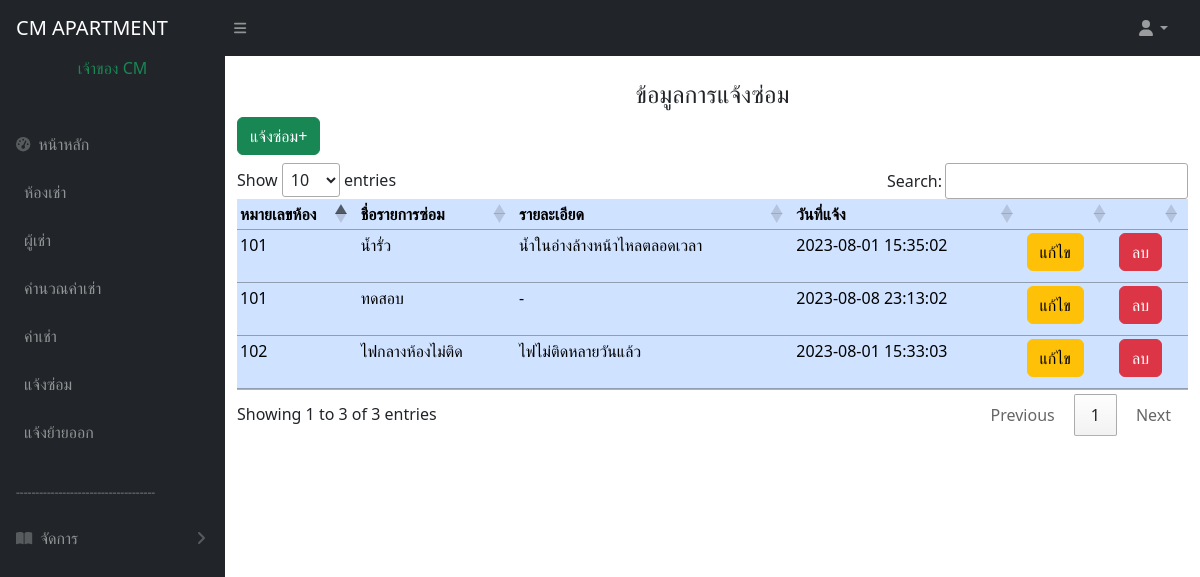
Before: /showrepair.php (signed in) with the older database file.
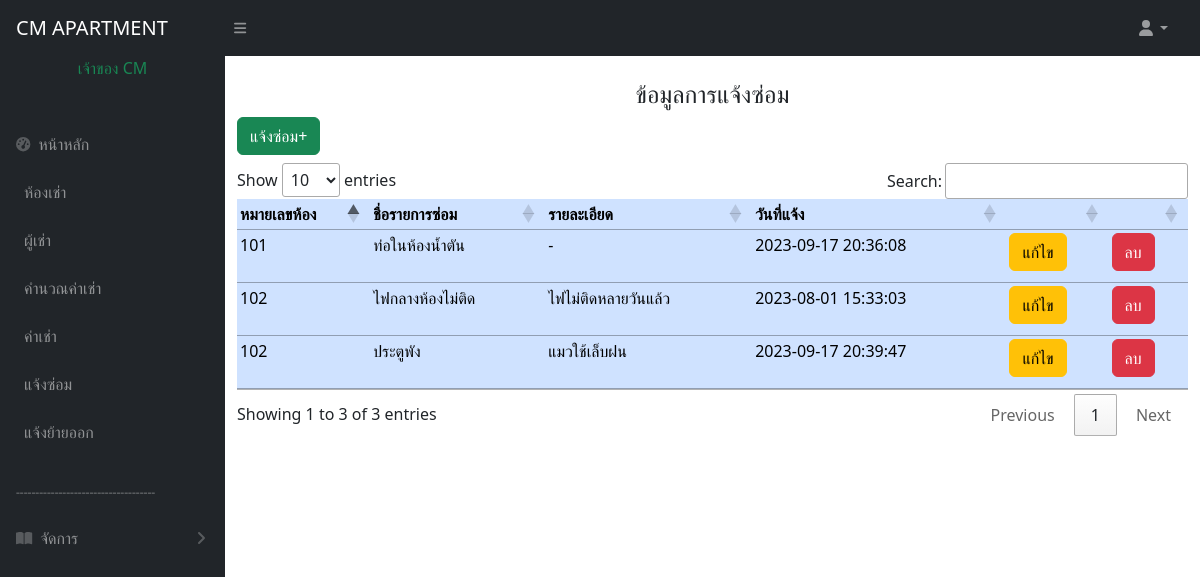
After: the same page with the newer database file.
### tables this page shows
CREATE TABLE `repair` (
  `id` int(11) NOT NULL,
  `id_room` int(11) NOT NULL,
  `crash` varchar(50) NOT NULL,
  `detail` varchar(50) NOT NULL,
  `date_crash` datetime NOT NULL DEFAULT current_timestamp(),
  `status` varchar(1000) NOT NULL
);

### showrepair.php (the view, shortened to what this page needs)
<!DOCTYPE html>
<html lang="en">
<head>
  <link href="https://cdn.jsdelivr.net/npm/simple-datatables@7.1.2/dist/style.min.css" rel="stylesheet" />
  <link href="css/styles.css" rel="stylesheet" />
  <link rel="stylesheet" href="https://cdn.datatables.net/1.11.5/css/jquery.dataTables.min.css">
</head>
<body class="sb-nav-fixed">
  <?php include 'menu.php'; ?>
  <div id="layoutSidenav_content">
    <main>
      <div class="container-md">
        <br>
        <div class="" role="alert">
          <h4>
            <center>ข้อมูลการแจ้งซ่อม
          </h4>
        </div>
        <a href="addrepair.php" class="btn btn-success mb-2">แจ้งซ่อม+</a>
        <table id="employeeTable" class="table table-primary" style="width:100%">
          <thead>
            <tr>
              <th>หมายเลขห้อง</th>
              <th>ชื่อรายการซ่อม</th>
              <th>รายละเอียด</th>
              <th>วันที่แจ้ง</th>
              <th></th>
              <th></th>
            </tr>
          </thead>
          <tbody>
            <?php
            include 'condb.php';
            $sql = "SELECT * FROM repair";
            $result = $conn->query($sql);
            if ($result->num_rows > 0) {
              while ($row = $result->fetch_assoc()) {
                echo "<tr >";
                echo "<td>{$row['id_room']}</td>";
                echo "<td>{$row['crash']}</td>";
                echo "<td>{$row['detail']}</td>";
                echo "<td>{$row['date_crash']}</td>";
                echo "<td> <a href='editrepair.php?id={$row['id']}' class='btn btn-warning mb-2'>แก้ไข</a> </td>";
                echo "<td> <a href='delete_repair.php?id={$row['id']}' class='btn btn-danger mb-2'>ลบ</a> </td>";
                echo "</tr>";
              }
            }
            ?>
          </tbody>
        </table>
      </div>
  </div>
  </div>
</body>
</html>

### menu.php (shortened to what this page needs)
<nav class="sb-topnav navbar navbar-expand navbar-dark bg-dark">
    <a class="navbar-brand ps-3" href="index1.php">CM APARTMENT</a>
    <button class="btn btn-link btn-sm order-1 order-lg-0 me-4 me-lg-0" id="sidebarToggle" href="#!"><i class="fas fa-bars"></i></button>
    <ul class="navbar-nav ms-auto ms-md-0 me-3 me-lg-4">
        <li class="nav-item dropdown">
            <a class="nav-link dropdown-toggle" id="navbarDropdown" href="#" role="button" data-bs-toggle="dropdown" aria-expanded="false"><i class="fas fa-user fa-fw"></i></a>
        </li>
    </ul>
</nav>
<div id="layoutSidenav">
    <div id="layoutSidenav_nav">
        <nav class="sb-sidenav accordion sb-sidenav-dark" id="sidenavAccordion">
            <div class="sb-sidenav-menu">
                <div class="nav">
                    <?php
                    if (isset($_SESSION["firtsname"])) {
                        echo "<center><div class='text-success'>";
                        echo $_SESSION["firtsname"] . " " . $_SESSION["lastname"];
                        echo "</div></center>";
                    }
                    ?>
                    <div class="sb-sidenav-menu-heading"></div>
                    <a class="nav-link" href="index1.php">
                        <div class="sb-nav-link-icon"><i class="fas fa-tachometer-alt"></i></div>
                        หน้าหลัก
                    </a>
                    <a class="nav-link" href="test.php">
                        ห้องเช่า
                    </a>
                    <a class="nav-link" href="tenent-list.php">
                        ผู้เช่า
                    </a>
                    <a class="nav-link" href="bill.php">
                        คำนวณค่าเช่า
                    </a>
                    <a class="nav-link" href="bill-list.php">
                        ค่าเช่า
                    </a>
                    <a class="nav-link" href="showrepair.php">
                        แจ้งซ่อม
                    </a>
                    <a class="nav-link" href="showoutroom.php">
                        แจ้งย้ายออก
                    </a>
                    <div class="sb-sidenav-menu-heading">------------------------------------</div>
                    <a class="nav-link collapsed" href="#" data-bs-toggle="collapse" data-bs-target="#collapsePages" aria-expanded="false" aria-controls="collapsePages">
                        <div class="sb-nav-link-icon"><i class="fas fa-book-open"></i></div>
                        จัดการ
                        <div class="sb-sidenav-collapse-arrow"><i class="fas fa-angle-down"></i></div>
                    </a>
                </div>
            </div>
        </nav>
    </div>

### showrepair.php (style rules this page uses)
#employeeTable th, #employeeTable td { padding: 3px; }

Changed rows visible on the page:
removed repair: id_room "101", crash "น้ำรั่ว", detail "น้ำในอ่างล้างหน้าไหลตลอดเวลา", date_crash "2023-08-01 15:35:02"
removed repair: id_room "101", crash "ทดสอบ", detail "-", date_crash "2023-08-08 23:13:02"
added repair: id_room "101", crash "ท่อในห้องน้ำตัน", detail "-", date_crash "2023-09-17 20:36:08"
added repair: id_room "102", crash "ประตูพัง", detail "แมวใช้เล็บฝน", date_crash "2023-09-17 20:39:47"
